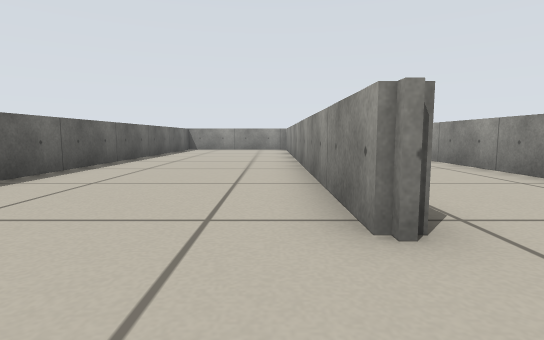
view 1 (above)

24 first-person views from a walk through a Stage world. The camera is 0.33 m above the floor, tilts 6° down and sees 80° across. Floor lines are 1 m apart. The floor is counted in squares, 0.5 m on a side. Each view is taken from the middle of a square. On the plan, view 1 faces up. The plan holds only what a view shows up to about 10 squares ahead; the rest is blank. The robots in the file are not drawn.

view 2
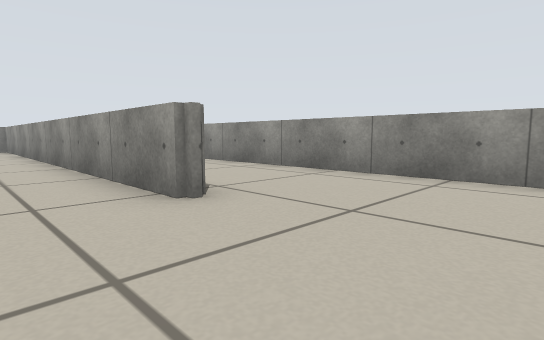

view 3
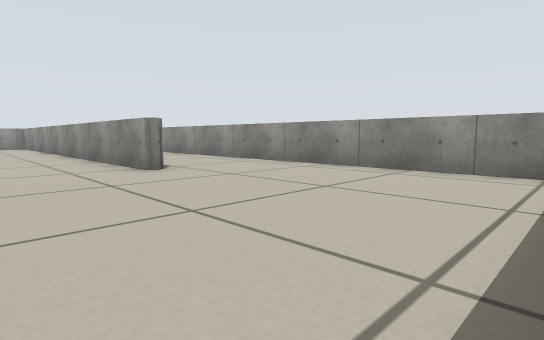

view 4
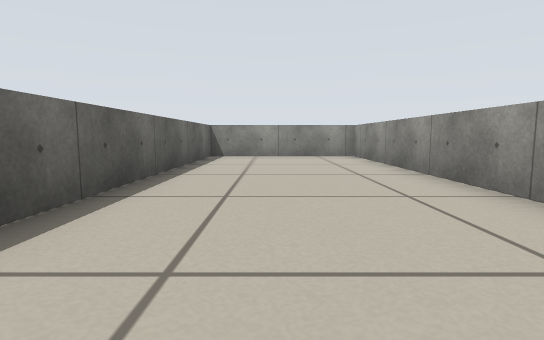

view 5
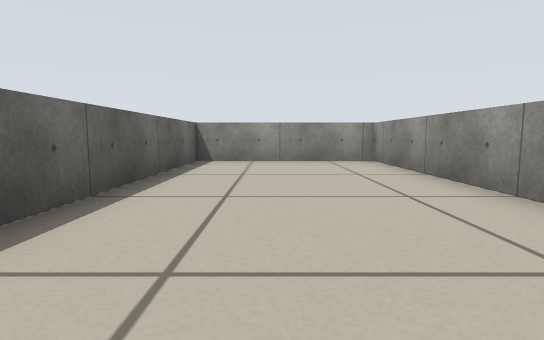

view 6
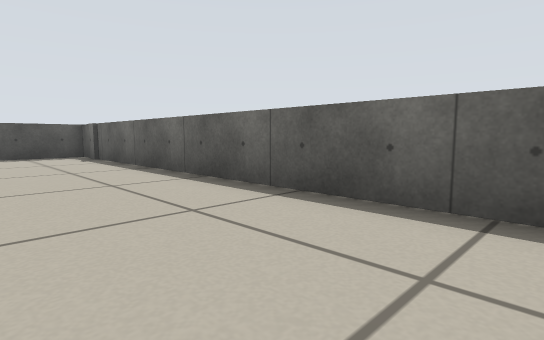

view 7
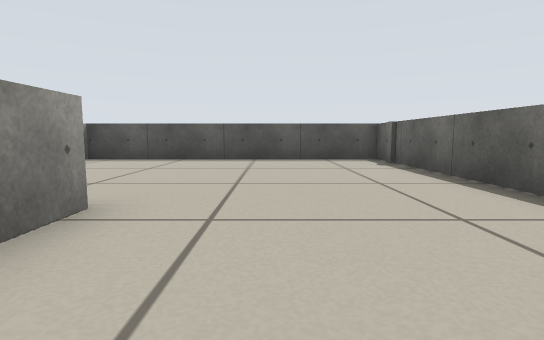

view 8
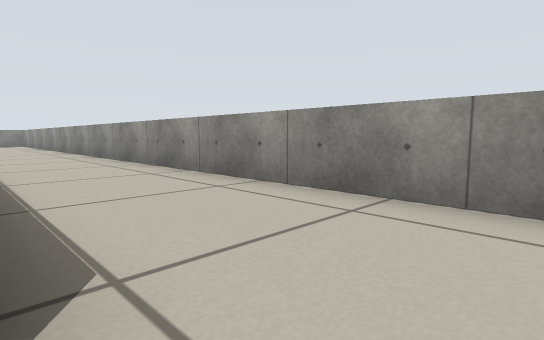

view 9
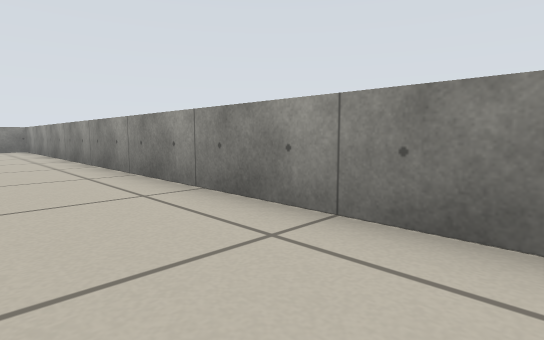

view 10
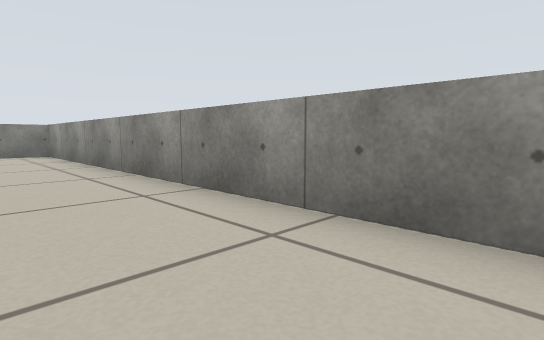

view 11
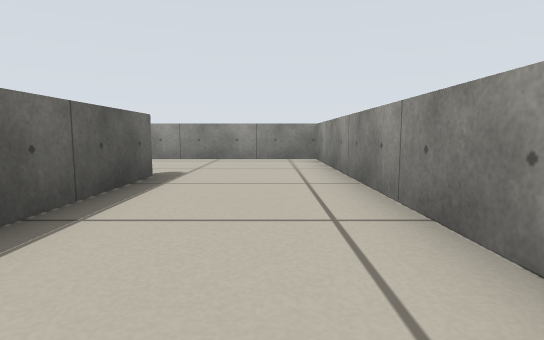

view 12
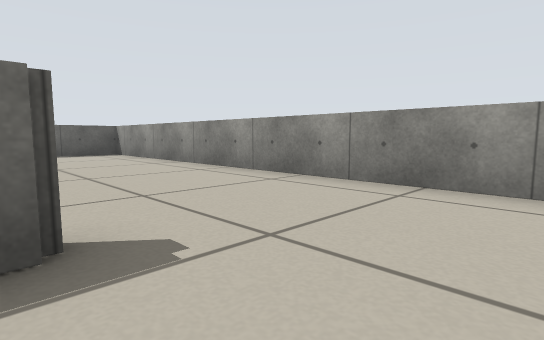

view 13
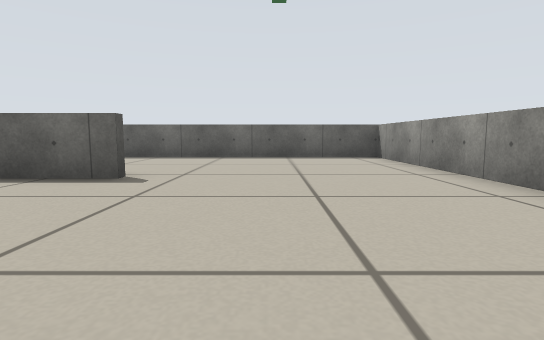

view 14
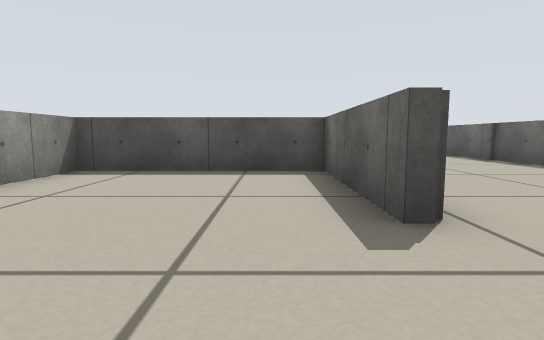

view 15
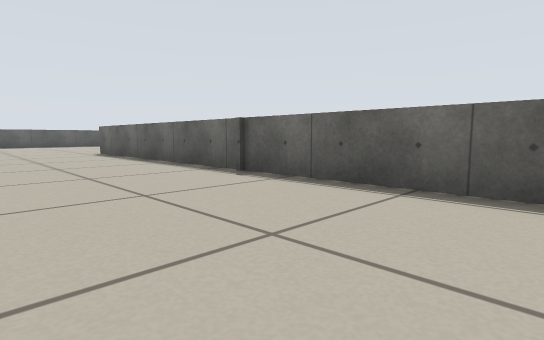

view 16
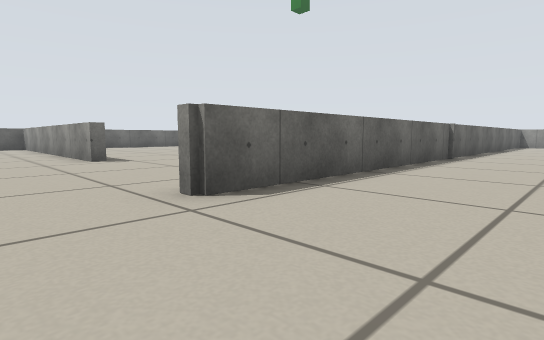

view 17
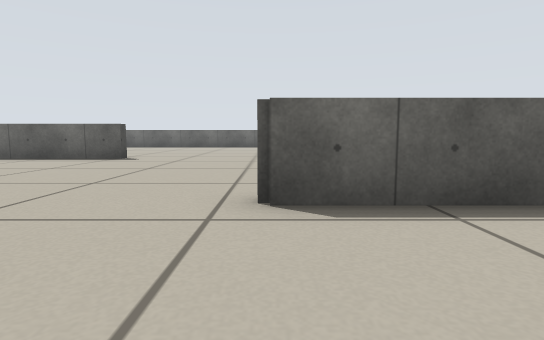

view 18
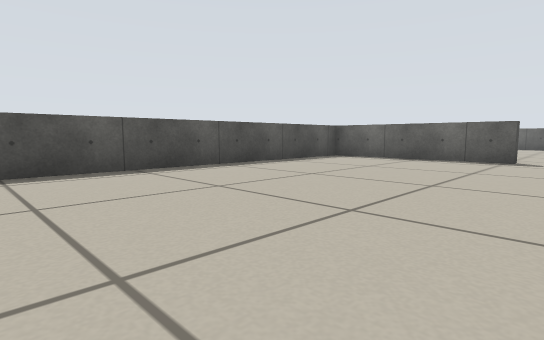

view 19
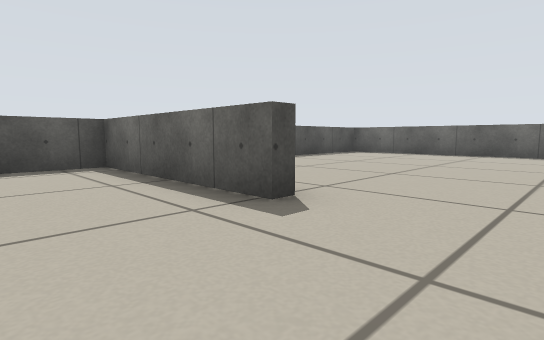

view 20
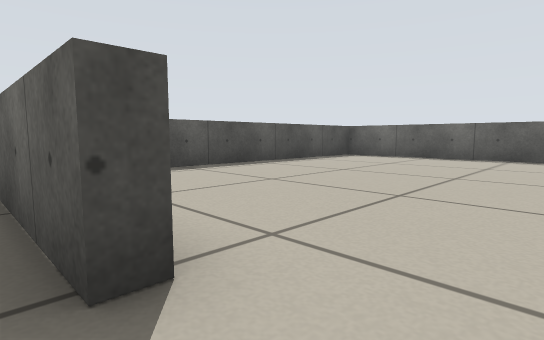

view 21
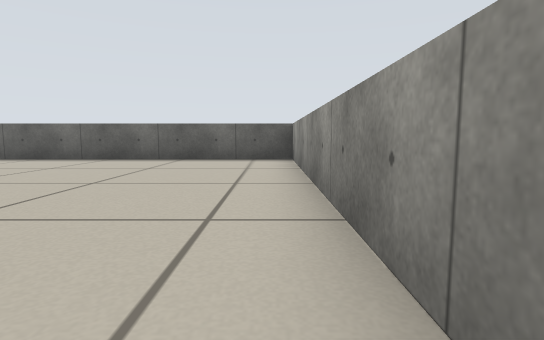

view 22
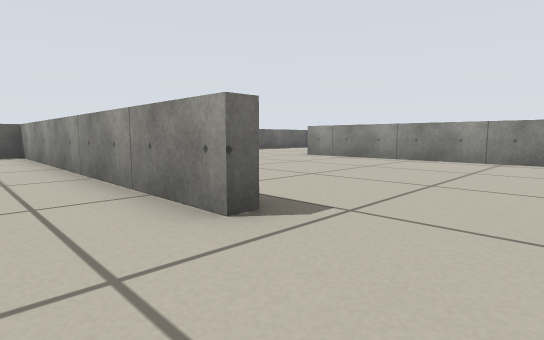

view 23
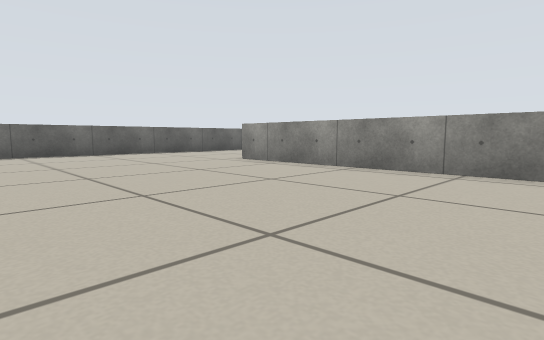

view 24
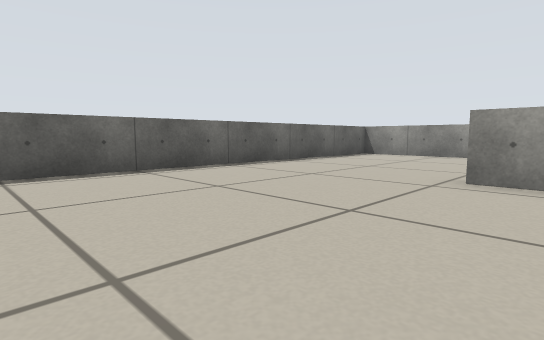

### Floor plan
Points are (right, up) in squares from view 1. A wall is a line through its corners. A room is listed if a view was taken in it or the views show most of it. See-through windows are left out.
Room 1 (views 1, 2, 3, 4, 5, 6, 7, 8, 9, 10, 11, 12, 13, 14, 15, 16, 17, 18, 19, 20, 21, 22, 23, 24)
walls: (-13.5, 13) (-20.2, 13); (-15.1, 6) (-15.1, 5.6) (-25.1, 5.6) (-25.1, -2.8); (-15.8, 0.7) (-15.3, 0.7) (-15.3, -4.3) (-6.5, -4.3); (-4.4, 19.6) (-4, 19.6) (-4, 15.9) (0.7, 15.9) (0.7, 17.8); (1.1, 2.1) (0.7, 2.1) (0.7, 15.5) (-4, 15.5) (-4, -4.3) (4.3, -4.3) (4.3, 25.3) (-9, 25.3) (-9, 4.8); (-21.6, 19) (-22.2, 19); (1, 21.5) (1, 18.2); (-25.1, 16.1) (-25.1, 8); (-23, -4.3) (-18.2, -4.3)

Positions as (right, up) in squares from view 1, and headings:
1: (0, 0), facing up
2: (-1, -1), facing up-right
3: (-2, -4), facing up-right
4: (-2, 5), facing up
5: (-2, 7), facing up
6: (-1, 7), facing down-left
7: (-1, 5), facing down
8: (1, 1), facing up-right
9: (2, 9), facing up-right
10: (2, 13), facing up-right
11: (3, 16), facing up
12: (3, 21), facing up-left
13: (1, 22), facing left
14: (-3, 22), facing down
15: (-5, 18), facing down-left
16: (-6, 3), facing up-left
17: (-6, 5), facing left
18: (-6, 2), facing down-left
19: (-13, 3), facing down-left
20: (-15, 2), facing down-left
21: (-16, 5), facing left
22: (-13, 4), facing up-left
23: (-13, 7), facing up-left
24: (-19, 8), facing up-left
